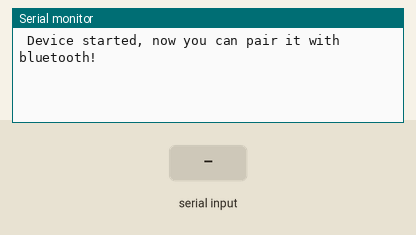
This program was run on a simulated ESP32. Shown: the last lines printed to the serial monitor. The test bench sets the inputs (shaded band). Nothing arrives over Bluetooth unless stated.

Above: at 1.2 s.
1.3 s: "1" received over the second serial link
At 2.5 s:
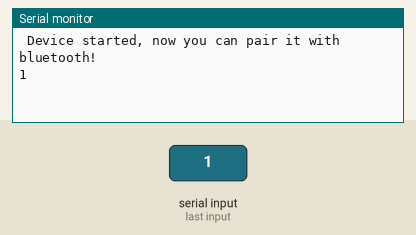
2.8 s: "0" received over the second serial link
At 3.6 s:
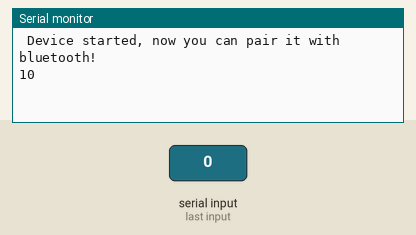

Measured:
- after the input at 1.3 s, the serial monitor: prints a new line at once (image 1)
- after the input at 2.8 s, the serial monitor: prints a new line at once (image 2)

The program:

main.cpp
```cpp
#include <Arduino.h>
#include <BluetoothSerial.h> // bluetooth clássico

// Objeto da comunicação BT serial
BluetoothSerial SerialBT;

void setup() {
  // Configuração do monitor serial
  Serial.begin(115200);

  // Configuração do monitor bluetooth
  SerialBT.begin("ESP32_TEST"/*local name*/, false/*se é master*/);

  // Mensagem inicial
  Serial.println("\n Device started, now you can pair it with bluetooth!");

}

void loop() {

  // Se houver conteúdo transmitido pelo munitor serial, escrevemos no BT serial
  if(Serial.available()/*Verifica se há bits no buffer do monitor serial*/){
    SerialBT.write(Serial.read());
  }

  // Se houver conteúdo transmitido pelo BT serial, escrevemos no munitor serial
  if(SerialBT.available()/*Verifica se há bits no buffer do bluetooth serial*/){
    Serial.write(SerialBT.read());
  }

  // Delay entre verificações
  delay(20);

}
```
